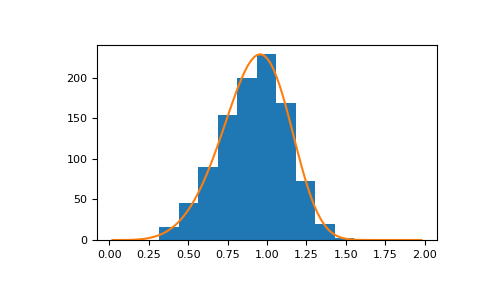

Python code for this plot:
# Draw samples from the distribution:

rng = np.random.default_rng()
a = 5. # shape
s = rng.weibull(a, 1000)

# Display the histogram of the samples, along with
# the probability density function:

import matplotlib.pyplot as plt
x = np.arange(1,100.)/50.
def weib(x,n,a):
    return (a / n) * (x / n)**(a - 1) * np.exp(-(x / n)**a)

count, bins, ignored = plt.hist(rng.weibull(5.,1000))
x = np.arange(1,100.)/50.
scale = count.max()/weib(x, 1., 5.).max()
plt.plot(x, weib(x, 1., 5.)*scale)
plt.show()
